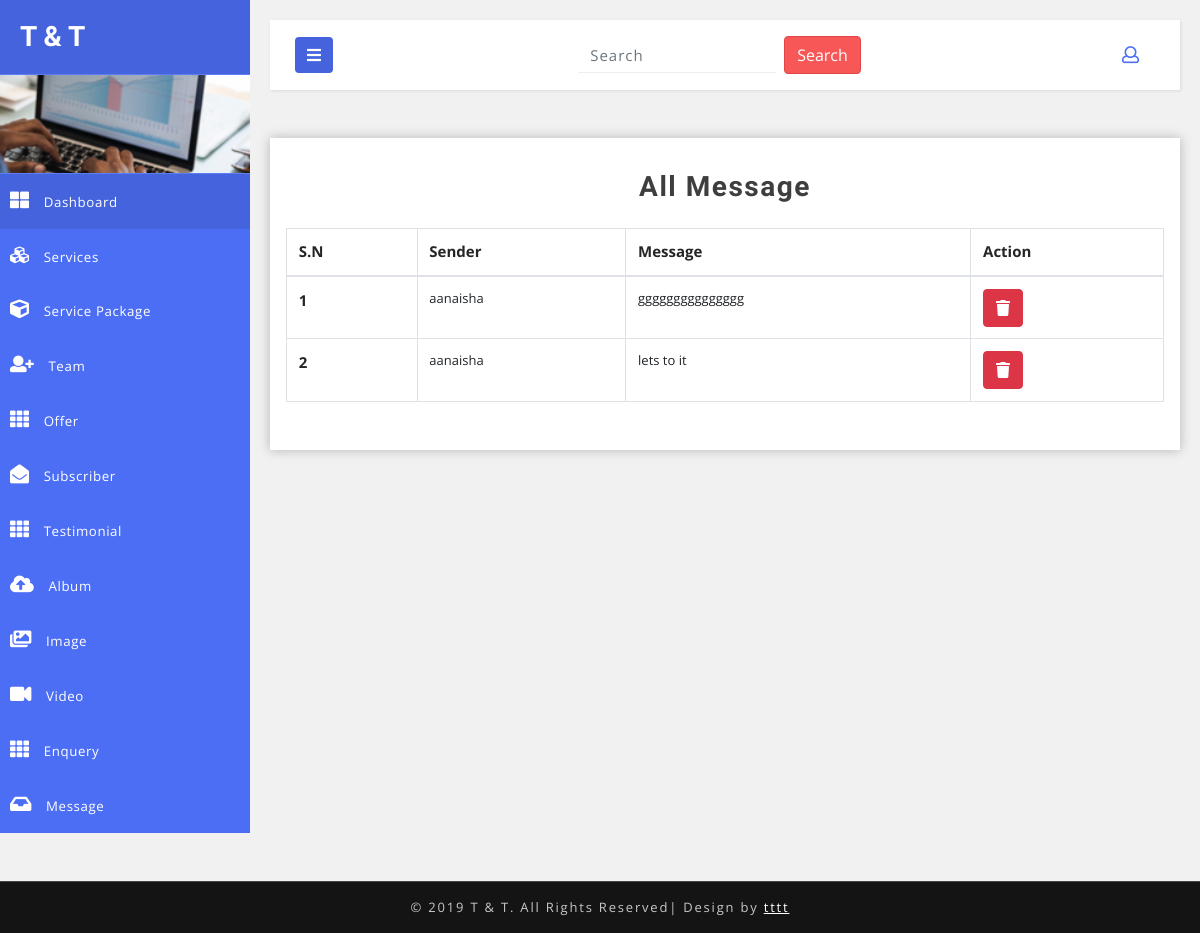
/med-admin/message/list/ (signed in), run on an earlier commit of the app's database.
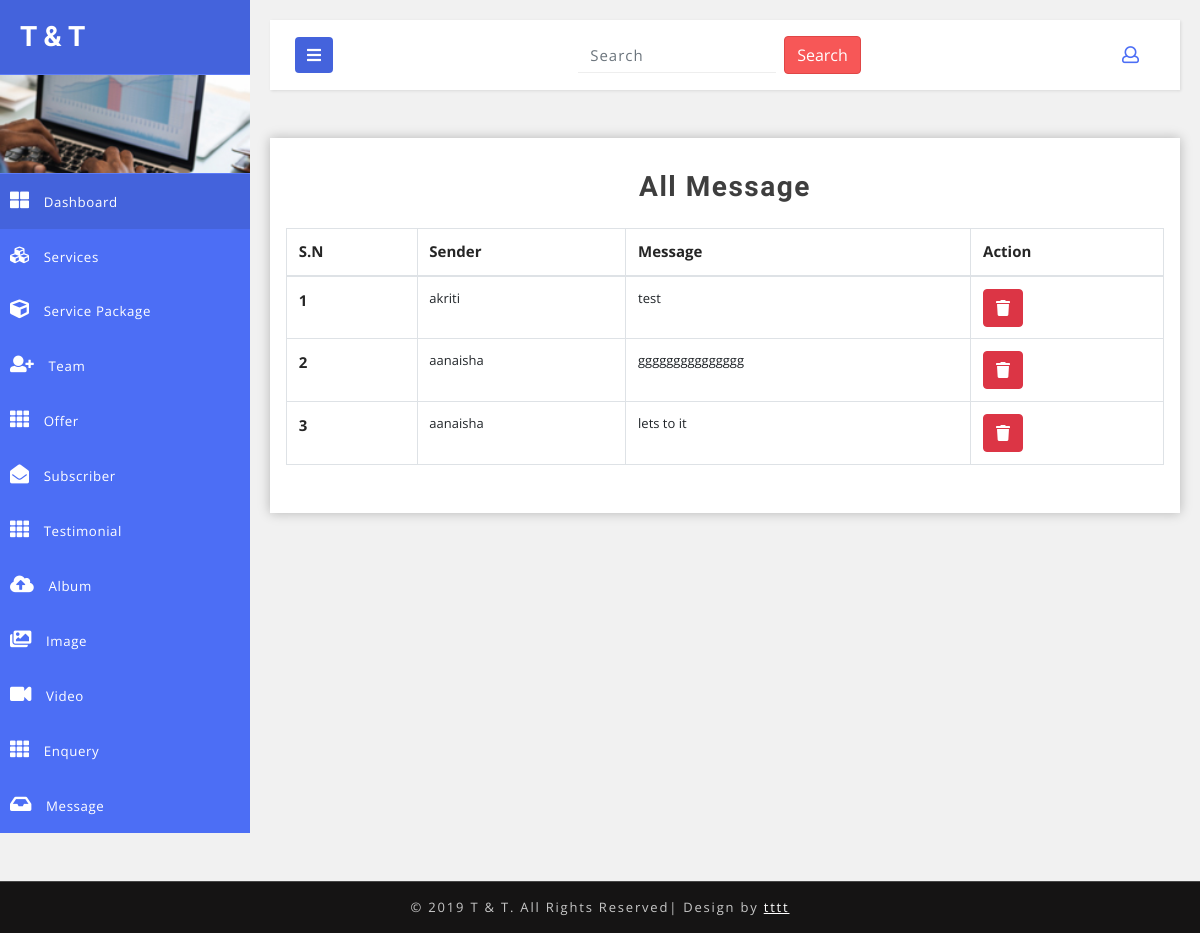
And on a later commit of the database.
### tourandtravelapp/models.py (models this page shows, shortened)
class TimeStamp(models.Model):
    created_at = models.DateTimeField(auto_now_add=True)
    updated_at = models.DateTimeField(auto_now=True, null=True, blank=True)
    active = models.BooleanField(default=True)
    class Meta:
        abstract = True

class Message(TimeStamp):
    sender = models.CharField(max_length=200)
    mobile = models.CharField(max_length=200)
    email = models.EmailField(null=True, blank=True)
    subject = models.CharField(max_length=200)
    message = models.TextField()

### tourandtravelapp/views.py (the view)
class AdminMessageListView(AdminRequiredMixin, ListView):
    template_name = "admintemplate/adminmessagelist.html"
    queryset = Message.objects.all().order_by('-id')
    context_object_name = "adminmessagelist"

### tourandtravelapp/views.py (called while the page is built)
    def dispatch(self, request, *args, **kwargs):
        if request.user.is_authenticated:
            pass
        else:
            return redirect("/signin/")
        return super().dispatch(request, *args, **kwargs)

### templates/admintemplate/adminmessagelist.html (shortened to what this page needs)
{% extends 'admintemplate/adminbase.html' %}
{% block content %}
            <section class="tables-section">
                <div class="outer-w3-agile mt-3">
                    <h4 class="tittle-w3-agileits mb-4">All Message</h4>
                    <table class="table table-hover table-bordered">
                        <thead>
                            <tr>
                                <th scope="col">S.N</th>
                                <th scope="col">Sender</th>
                                <th scope="col">Message</th>
                                <th scope="col">Action</th>
                            </tr>
                        </thead>
                        <tbody>
                        	{% for message in adminmessagelist %}
                            <tr>
                                <th scope="row">{{forloop.counter}}</th>
                                <td>{{message.sender}}</td>
                                <td>{{message.message}}</td>
                                <td>
                                	<a href="{% url 'tourandtravelapp:adminmessagedelete' message.id %}" class="btn btn-danger"><i class="fas fa-trash"></i></a>
                                </td>
                            </tr>
                            {% endfor %}
                        </tbody>
                    </table>
                </div>
            </section>
{% endblock %}

What changed in the data, as far as the page shows it:
added Message: sender "akriti", message "test"
